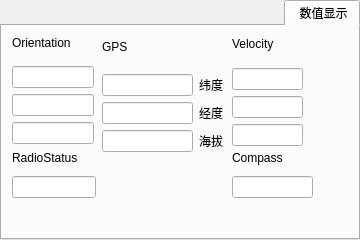
     <widget class="QTabWidget" name="tabWidget_PaintArea">
      <property name="geometry">
       <rect>
        <x>880</x>
        <y>0</y>
        <width>360</width>
        <height>240</height>
       </rect>
      </property>
      <property name="minimumSize">
       <size>
        <width>360</width>
        <height>240</height>
       </size>
      </property>
      <property name="maximumSize">
       <size>
        <width>360</width>
        <height>240</height>
       </size>
      </property>
      <property name="layoutDirection">
       <enum>Qt::RightToLeft</enum>
      </property>
      <property name="currentIndex">
       <number>0</number>
      </property>
      <widget class="QWidget" name="tab_3">
       <attribute name="title">
        <string> 数值显示</string>
       </attribute>
       <widget class="QWidget" name="layoutWidget">
        <property name="geometry">
         <rect>
          <x>230</x>
          <y>0</y>
          <width>71</width>
          <height>120</height>
         </rect>
        </property>
        <layout class="QVBoxLayout" name="verticalLayout_17">
         <item>
          <widget class="QLabel" name="label_4">
           <property name="text">
            <string>Velocity</string>
           </property>
          </widget>
         </item>
         <item>
          <layout class="QVBoxLayout" name="verticalLayout_4">
           <item>
            <widget class="QLineEdit" name="lineEdit_Velocity_X">
             <property name="readOnly">
              <bool>true</bool>
             </property>
            </widget>
           </item>
           <item>
            <widget class="QLineEdit" name="lineEdit_Velocity_Y">
             <property name="readOnly">
              <bool>true</bool>
             </property>
            </widget>
           </item>
           <item>
            <widget class="QLineEdit" name="lineEdit_Velocity_Z">
             <property name="readOnly">
              <bool>true</bool>
             </property>
            </widget>
           </item>
          </layout>
         </item>
        </layout>
       </widget>
       <widget class="QWidget" name="layoutWidget_2">
        <property name="geometry">
         <rect>
          <x>10</x>
          <y>120</y>
          <width>84</width>
          <height>52</height>
         </rect>
        </property>
        <layout class="QVBoxLayout" name="verticalLayout_7">
         <item>
          <widget class="QLabel" name="label_5">
           <property name="text">
            <string>RadioStatus</string>
           </property>
          </widget>
         </item>
         <item>
          <widget class="QLineEdit" name="lineEdit_Radio">
           <property name="readOnly">
            <bool>true</bool>
           </property>
          </widget>
         </item>
        </layout>
       </widget>
       <widget class="QWidget" name="layoutWidget_3">
        <property name="geometry">
         <rect>
          <x>230</x>
          <y>120</y>
          <width>81</width>
          <height>52</height>
         </rect>
        </property>
        <layout class="QVBoxLayout" name="verticalLayout_5">
         <item>
          <widget class="QLabel" name="label_3">
           <property name="text">
            <string>Compass</string>
           </property>
          </widget>
         </item>
         <item>
          <widget class="QLineEdit" name="lineEdit_Compass">
           <property name="readOnly">
            <bool>true</bool>
           </property>
          </widget>
         </item>
        </layout>
       </widget>
       <widget class="QWidget" name="layoutWidget_4">
        <property name="geometry">
         <rect>
          <x>10</x>
          <y>0</y>
          <width>82</width>
          <height>118</height>
         </rect>
        </property>
        <layout class="QVBoxLayout" name="verticalLayout_18">
         <item>
          <widget class="QLabel" name="label_12">
           <property name="text">
            <string>Orientation</string>
           </property>
          </widget>
         </item>
         <item>
          <widget class="QLineEdit" name="lineEdit_Orientation_Pitchd">
           <property name="readOnly">
            <bool>true</bool>
           </property>
          </widget>
         </item>
         <item>
          <widget class="QLineEdit" name="lineEdit_Orientation_Rolld">
           <property name="readOnly">
            <bool>true</bool>
           </property>
          </widget>
         </item>
         <item>
          <widget class="QLineEdit" name="lineEdit_Orientation_Yawd">
           <property name="readOnly">
            <bool>true</bool>
           </property>
          </widget>
         </item>
        </layout>
       </widget>
       <widget class="QWidget" name="layoutWidget_5">
        <property name="geometry">
         <rect>
          <x>100</x>
          <y>0</y>
          <width>121</width>
          <height>126</height>
         </rect>
        </property>
        <layout class="QVBoxLayout" name="verticalLayout_3">
         <item>
          <widget class="QLabel" name="label_2">
           <property name="text">
            <string>GPS</string>
           </property>
          </widget>
         </item>
         <item>
          <layout class="QHBoxLayout" name="horizontalLayout">
           <item>
            <widget class="QLabel" name="label_15">
             <property name="text">
              <string>纬度</string>
             </property>
            </widget>
           </item>
           <item>
            <widget class="QLineEdit" name="lineEdit_GPS_X">
             <property name="readOnly">
              <bool>true</bool>
             </property>
            </widget>
           </item>
          </layout>
         </item>
         <item>
          <layout class="QHBoxLayout" name="horizontalLayout_5">
           <item>
            <widget class="QLabel" name="label_9">
             <property name="text">
              <string>经度</string>
             </property>
            </widget>
           </item>
           <item>
            <widget class="QLineEdit" name="lineEdit_GPS_Y">
             <property name="readOnly">
              <bool>true</bool>
             </property>
            </widget>
           </item>
          </layout>
         </item>
         <item>
          <layout class="QHBoxLayout" name="horizontalLayout_6">
           <item>
            <widget class="QLabel" name="label_16">
             <property name="text">
              <string>海拔</string>
             </property>
            </widget>
           </item>
           <item>
            <widget class="QLineEdit" name="lineEdit_GPS_Z">
             <property name="readOnly">
              <bool>true</bool>
             </property>
            </widget>
           </item>
          </layout>
         </item>
        </layout>
       </widget>
       <zorder>layoutWidget</zorder>
       <zorder>layoutWidget_2</zorder>
       <zorder>layoutWidget_3</zorder>
       <zorder>layoutWidget_4</zorder>
       <zorder>layoutWidget_5</zorder>
       <zorder></zorder>
       <zorder></zorder>
      </widget>
     </widget>
